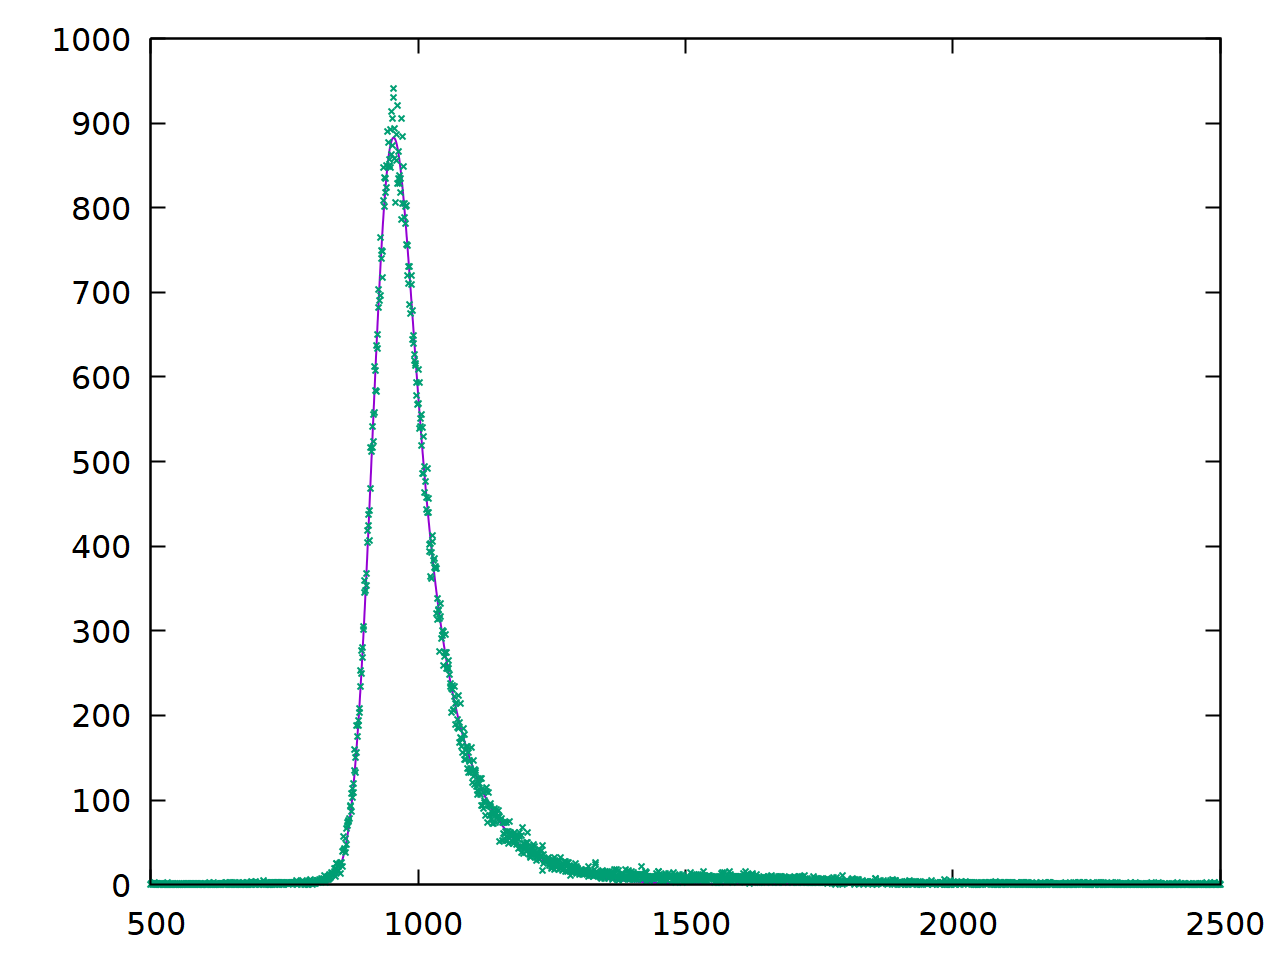

Generate this figure with gnuplot:
set samples 10000 
set term pngcairo size 1280,960 fontscale 2 linewidth 2

N(x)=A1*exp((s*s-2*t1*(x-t0))/(2*t1*t1))*(erf((s*s+t1*t0)/(sqrt(2)*s*t1))+erf((t1*(x-t0)-s*s)/(sqrt(2)*s*t1)))/(2*t1)+A2*exp((s*s-2*t2*(x-t0))/(2*t2*t2))*(erf((s*s+t2*t0)/(sqrt(2)*s*t2))+erf((t2*(x-t0)-s*s)/(sqrt(2)*s*t2)))/(2*t2)+BG 
 
A1=16844
A2=61111
t1=249
t2=58 
t0=954 
s=30
BG=0.2 

set xrange [500:2500]

fit N(x) 'na_121.txt' u 1:($2 == 0 ? NaN : $2):($2 == 0 ? NaN : 1/sqrt($2)) yerr via A1,A2,t1,t2,t0,s,BG
set output 'na_121.png' 
p  N(x) notitle, 'na_121.txt' notitle
